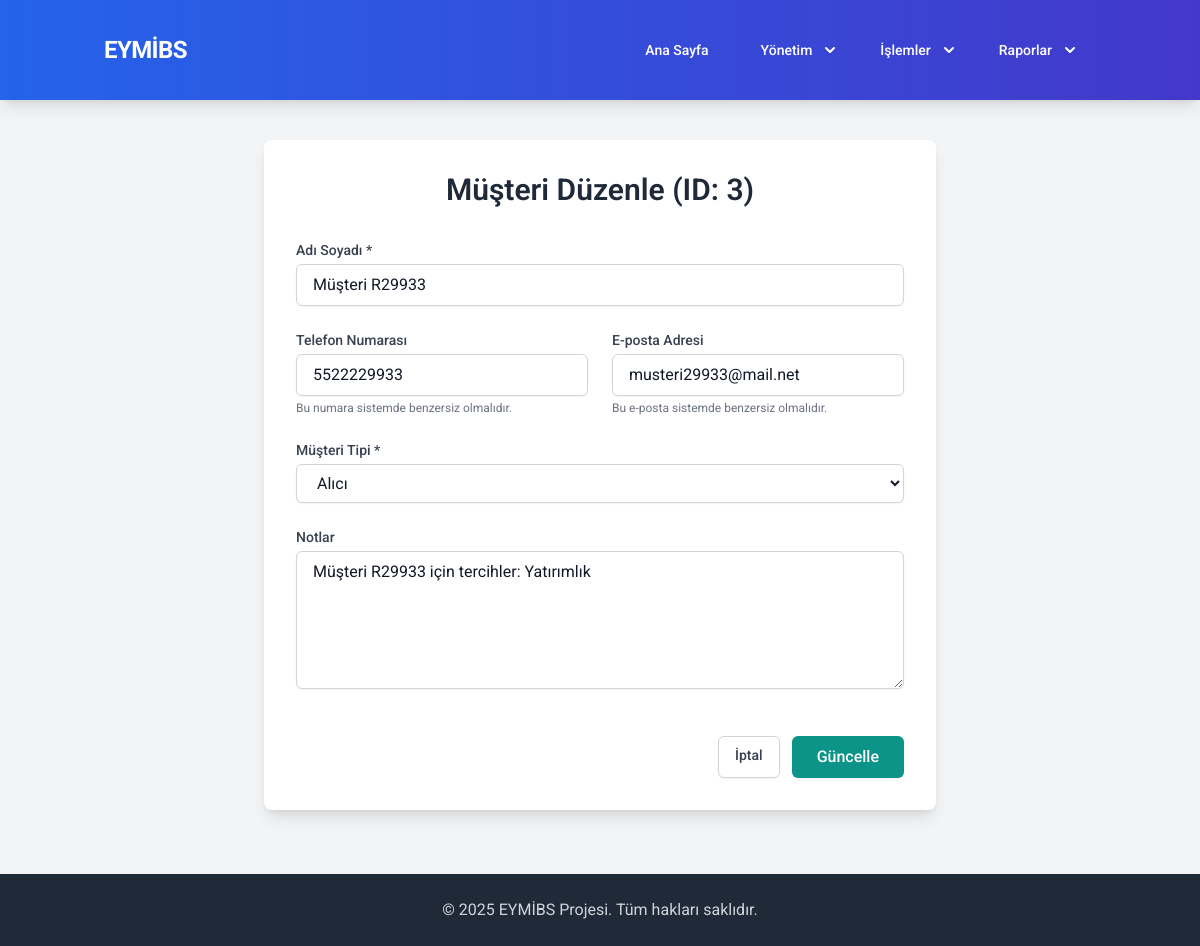
Screenshot of /edit_customer/3 with the database file from the repository.
### tables this page shows
CREATE TABLE customers (
                id INTEGER PRIMARY KEY AUTOINCREMENT,
                name TEXT NOT NULL,
                phone TEXT UNIQUE, -- Telefon numarası benzersiz olmalı
                email TEXT UNIQUE, -- E-posta adresi benzersiz olmalı
                customer_type TEXT, -- Alıcı, Satıcı, Kiracı, Potansiyel etc.
                notes TEXT,
                is_archived INTEGER DEFAULT 0, -- 0: Aktif, 1: Arşivlenmiş
                date_registered DATETIME DEFAULT CURRENT_TIMESTAMP
            );

### app.py (the view, shortened to what this page needs)
@app.route('/edit_customer/<int:customer_id>', methods=['GET', 'POST'])
def edit_customer(customer_id):
    db = get_db()
    cursor = db.cursor()
    customer_data = None
    try:
        cursor.execute("SELECT * FROM customers WHERE id = ?", (customer_id,))
        customer_data = cursor.fetchone()
    except sqlite3.Error as e:
         flash(f"Müşteri bilgileri alınırken hata: {e}", "error")
         return redirect(url_for('index'))
    if customer_data is None:
        abort(404, description=f"ID {customer_id} olan müşteri bulunamadı.")
    return render_template('edit_customer.html', page_title="Müşteri Düzenle", customer=customer_data)

### app.py (called while the page is built)
def get_db():
    db = getattr(g, '_database', None)
    if db is None:
        try:
            db = g._database = sqlite3.connect(DATABASE)
            db.row_factory = sqlite3.Row # Sonuçları sözlük gibi erişilebilir yapar
            db.execute("PRAGMA foreign_keys = ON") # Yabancı anahtar kısıtlamalarını etkinleştir
            print("Veritabanı bağlantısı başarıyla açıldı.")
        except sqlite3.Error as e:
            print(f"Veritabanı bağlantı hatası: {e}")
            abort(500, description=f"Veritabanına bağlanılamıyor: {e}")
    return db

@app.teardown_appcontext
def close_connection(exception):
    db = getattr(g, '_database', None)
    if db is not None:
        try:
            db.close()
            print("Veritabanı bağlantısı kapatıldı.")
        except sqlite3.Error as e:
            print(f"Veritabanı kapatma hatası: {e}")

@app.context_processor
def inject_now():
    return {'now': datetime.now()}

### templates/edit_customer.html (shortened to what this page needs)
{% extends "base.html" %}
{% block content %}
<div class="bg-white p-8 rounded-lg shadow-lg max-w-2xl mx-auto">
    <h1 class="text-3xl font-semibold text-gray-800 mb-8 text-center">Müşteri Düzenle (ID: {{ customer['id'] }})</h1>
    <form action="{{ url_for('edit_customer', customer_id=customer['id']) }}" method="POST" class="space-y-6">
        <div>
            <label for="name" class="block text-sm font-medium text-gray-700 mb-1">Adı Soyadı *</label>
            <input type="text" id="name" name="name" value="{{ customer['name'] | default('', true) }}" class="w-full px-4 py-2 border border-gray-300 rounded-md shadow-sm focus:outline-none focus:ring-2 focus:ring-indigo-500 focus:border-indigo-500" required>
        </div>
        <div class="grid grid-cols-1 md:grid-cols-2 gap-6">
            <div>
                <label for="phone" class="block text-sm font-medium text-gray-700 mb-1">Telefon Numarası</label>
                <input type="tel" id="phone" name="phone" value="{{ customer['phone'] | default('', true) }}" placeholder="Örn: 555 123 4567" class="w-full px-4 py-2 border border-gray-300 rounded-md shadow-sm focus:outline-none focus:ring-2 focus:ring-indigo-500 focus:border-indigo-500">
                 <p class="text-xs text-gray-500 mt-1">Bu numara sistemde benzersiz olmalıdır.</p>
            </div>
            <div>
                <label for="email" class="block text-sm font-medium text-gray-700 mb-1">E-posta Adresi</label>
                <input type="email" id="email" name="email" value="{{ customer['email'] | default('', true) }}" placeholder="Örn: isim@ornek.com" class="w-full px-4 py-2 border border-gray-300 rounded-md shadow-sm focus:outline-none focus:ring-2 focus:ring-indigo-500 focus:border-indigo-500">
                 <p class="text-xs text-gray-500 mt-1">Bu e-posta sistemde benzersiz olmalıdır.</p>
            </div>
        </div>
        <div>
            <label for="customer_type" class="block text-sm font-medium text-gray-700 mb-1">Müşteri Tipi *</label>
            <select id="customer_type" name="customer_type" class="w-full px-4 py-2 border border-gray-300 rounded-md shadow-sm focus:outline-none focus:ring-2 focus:ring-indigo-500 focus:border-indigo-500 bg-white" required>
                <option value="Alıcı" {% if customer['customer_type'] == 'Alıcı' %}selected{% endif %}>Alıcı</option>
            </select>
        </div>
        <div>
            <label for="notes" class="block text-sm font-medium text-gray-700 mb-1">Notlar</label>
            <textarea id="notes" name="notes" rows="5" placeholder="Müşteri ile ilgili önemli notlar, tercihler, aradığı/sattığı mülk kriterleri vb." class="w-full px-4 py-2 border border-gray-300 rounded-md shadow-sm focus:outline-none focus:ring-2 focus:ring-indigo-500 focus:border-indigo-500">{{ customer['notes'] | default('', true) }}</textarea>
        </div>
        <div class="pt-4 flex justify-end space-x-3">
             <a href="{{ url_for('list_customers') if not customer['is_archived'] else url_for('list_archived_customers') }}" class="inline-flex justify-center py-2 px-4 border border-gray-300 rounded-md shadow-sm text-sm font-medium text-gray-700 bg-white hover:bg-gray-50 focus:outline-none focus:ring-2 focus:ring-offset-2 focus:ring-indigo-500">
                İptal
            </a>
            <button type="submit" class="inline-flex justify-center py-2 px-6 border border-transparent shadow-sm text-base font-medium rounded-md text-white bg-teal-600 hover:bg-teal-700 focus:outline-none focus:ring-2 focus:ring-offset-2 focus:ring-teal-500 transition duration-150 ease-in-out">
                Güncelle
            </button>
        </div>
    </form>
</div>
{% endblock %}

### templates/base.html (style rules this page uses)
body { font-family: 'Inter', sans-serif; }
body { font-family: 'Roboto', 'Inter', sans-serif; }

### rows the page displays
customers: id "3", name "Müşteri R29933", phone "5522229933", email "musteri29933@mail.net", customer_type "Alıcı", notes "Müşteri R29933 için tercihler: Yatırımlık"
